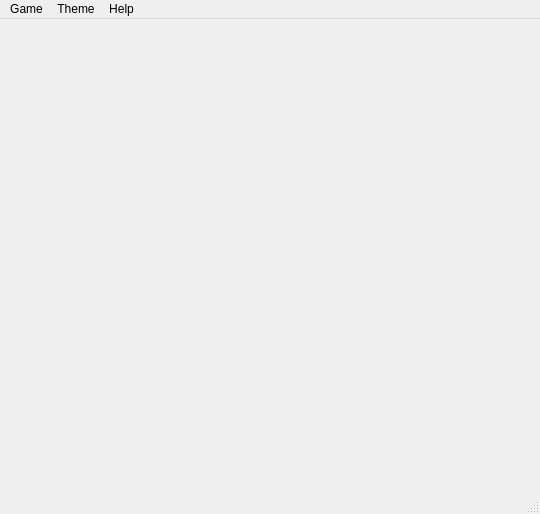
<?xml version="1.0" encoding="UTF-8"?>
<ui version="4.0">
 <class>MainWindow</class>
 <widget class="QMainWindow" name="MainWindow">
  <property name="geometry">
   <rect>
    <x>0</x>
    <y>0</y>
    <width>540</width>
    <height>514</height>
   </rect>
  </property>
  <property name="windowTitle">
   <string>Sudoku Game</string>
  </property>
  <widget class="QWidget" name="centralwidget">
   <widget class="QWidget" name="gridLayoutWidget">
    <property name="geometry">
     <rect>
      <x>-1</x>
      <y>-1</y>
      <width>541</width>
      <height>471</height>
     </rect>
    </property>
    <layout class="QGridLayout" name="grd_main"/>
   </widget>
  </widget>
  <widget class="QMenuBar" name="menubar">
   <property name="geometry">
    <rect>
     <x>0</x>
     <y>0</y>
     <width>540</width>
     <height>22</height>
    </rect>
   </property>
   <widget class="QMenu" name="menuGame">
    <property name="title">
     <string>Game</string>
    </property>
    <addaction name="menu_new"/>
    <addaction name="menu_openfile"/>
    <addaction name="menu_solve"/>
    <addaction name="menu_exit_2"/>
   </widget>
   <widget class="QMenu" name="menuTheme">
    <property name="title">
     <string>Theme</string>
    </property>
    <addaction name="menu_dark"/>
    <addaction name="menu_light"/>
   </widget>
   <widget class="QMenu" name="menuHelp">
    <property name="title">
     <string>Help</string>
    </property>
    <addaction name="menu_help_2"/>
    <addaction name="menu_about_2"/>
   </widget>
   <addaction name="menuGame"/>
   <addaction name="menuTheme"/>
   <addaction name="menuHelp"/>
  </widget>
  <widget class="QStatusBar" name="statusbar"/>
  <action name="menu_new">
   <property name="text">
    <string>New</string>
   </property>
  </action>
  <action name="menu_openfile">
   <property name="text">
    <string>Open File</string>
   </property>
  </action>
  <action name="menu_help">
   <property name="text">
    <string>Help</string>
   </property>
  </action>
  <action name="menu_about">
   <property name="text">
    <string>About</string>
   </property>
  </action>
  <action name="menu_exit">
   <property name="text">
    <string>Exit</string>
   </property>
  </action>
  <action name="menu_dark">
   <property name="text">
    <string>Dark Mode</string>
   </property>
  </action>
  <action name="menu_light">
   <property name="text">
    <string>Light Mode</string>
   </property>
  </action>
  <action name="menu_solve">
   <property name="text">
    <string>Solve</string>
   </property>
  </action>
  <action name="menu_help_2">
   <property name="text">
    <string>Help</string>
   </property>
  </action>
  <action name="menu_about_2">
   <property name="text">
    <string>About</string>
   </property>
  </action>
  <action name="menu_exit_2">
   <property name="text">
    <string>Exit</string>
   </property>
  </action>
 </widget>
 <resources/>
 <connections/>
</ui>
